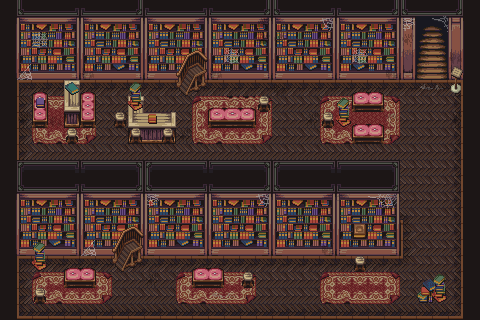

A 2D game scene composited from a Tiled map and its tileset images. What follows is a short description and the map's XML, with each tile layer's data collapsed to a summary:
An orthogonal 30x20 tile map with 16x16 px tiles, 10 tile layers (walking, walking2, wall, Tile Layer 10, ...), 6 tilesets and 11 objects.

<map version="1.10" tiledversion="1.11.2" orientation="orthogonal" renderorder="right-down" width="30" height="20" tilewidth="16" tileheight="16" infinite="0" nextlayerid="21" nextobjectid="17">
 <tileset firstgid="1" source="../Tileset/grand library v01.tsx" />
 <tileset firstgid="257" source="../Tileset/bonus wooden stairs.tsx" />
 <tileset firstgid="513" source="../Tileset/grand library, empty bookshelf A v01.tsx" />
 <tileset firstgid="529" source="../Tileset/grand library 16x16 v01.tsx" />
 <tileset firstgid="553" source="../Tileset/grand library, empty bookshelf B v01.tsx" />
 <tileset firstgid="569" source="Tileset/spider.tsx" />
 <layer id="9" name="walking" width="30" height="20">
  <data>[600 cells, 284 non-empty, 19 distinct tile ids]</data>
 </layer>
 <layer id="11" name="walking2" width="30" height="20">
  <data>[600 cells, 66 non-empty, 11 distinct tile ids]</data>
 </layer>
 <layer id="10" name="wall" width="30" height="20">
  <data>[600 cells, 316 non-empty, 32 distinct tile ids]</data>
 </layer>
 <objectgroup id="18" name="Object Layer 1" visible="0">
  <object id="4" x="0.5" y="0.5" width="416.5" height="64" />
  <object id="5" x="417" y="-19" width="30" height="19.5" />
  <object id="6" x="447.5" y="-18.5" width="34" height="83" />
  <object id="8" x="464" y="64" width="16.5" height="256.5" />
  <object id="9" x="0" y="62" width="17" height="258" />
  <object id="11" x="17" y="159.5" width="382.5" height="65" />
  <object id="12" x="15" y="213.5" width="98.5" height="26" />
  <object id="13" x="148.5" y="215" width="202" height="23.5" />
  <object id="14" x="146.5" y="216" width="8.5" height="18" />
  <object id="15" x="371" y="216.5" width="28.5" height="22.5" />
  <object id="16" x="521.5" y="89.5" width="1" />
 </objectgroup>
 <layer id="20" name="Tile Layer 10" width="30" height="20">
  <data>[600 cells, 7 non-empty, 3 distinct tile ids]</data>
 </layer>
 <layer id="19" name="Tile Layer 9" width="30" height="20">
  <data>[600 cells, 34 non-empty, 12 distinct tile ids]</data>
 </layer>
 <layer id="14" name="playerfore" width="30" height="20">
  <data>[600 cells, 41 non-empty, 19 distinct tile ids]</data>
 </layer>
 <layer id="12" name="object2" width="30" height="20">
  <data>[600 cells, 19 non-empty, 16 distinct tile ids]</data>
 </layer>
 <layer id="15" name="playerback" width="30" height="20">
  <data>[600 cells, 78 non-empty, 24 distinct tile ids]</data>
 </layer>
 <layer id="8" name="object" width="30" height="20">
  <data>[600 cells, 25 non-empty, 10 distinct tile ids]</data>
 </layer>
 <layer id="13" name="selectable object" width="30" height="20">
  <data>[600 cells, 1 non-empty, 1 distinct tile ids]</data>
 </layer>
</map>
